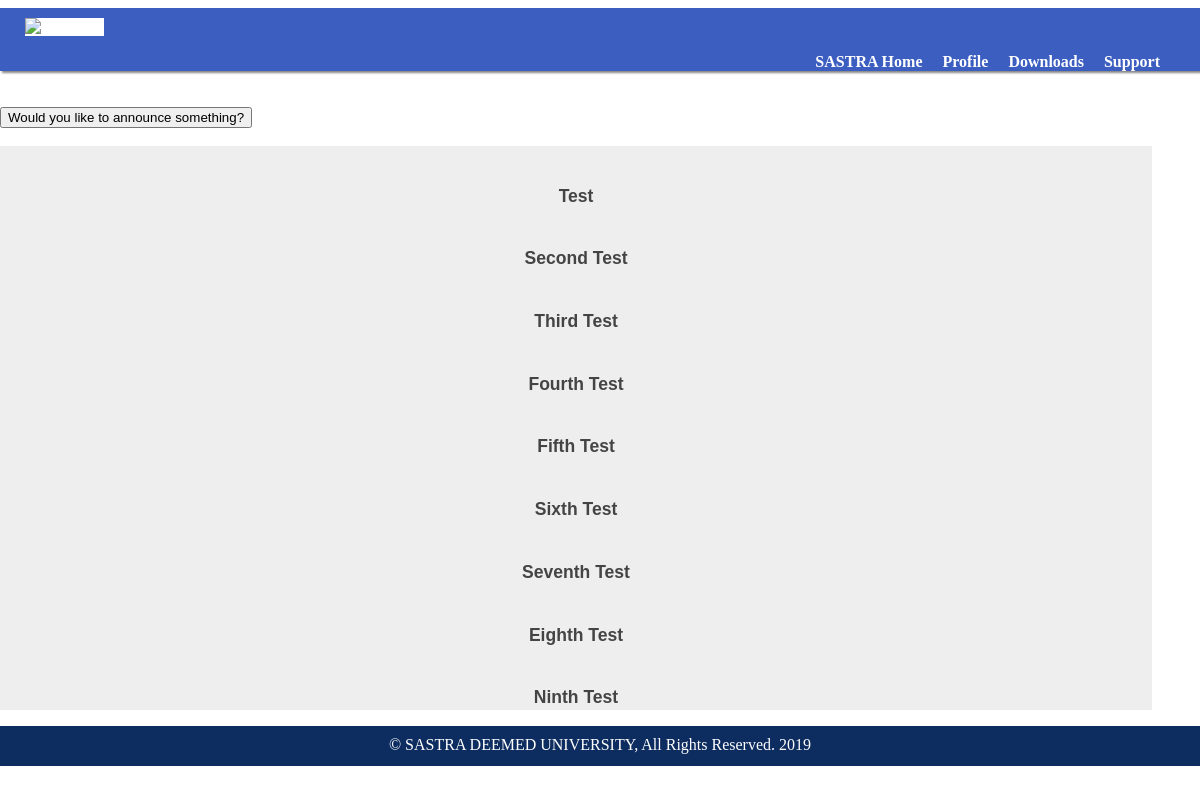
The app's page /annd/ (signed in), older data.
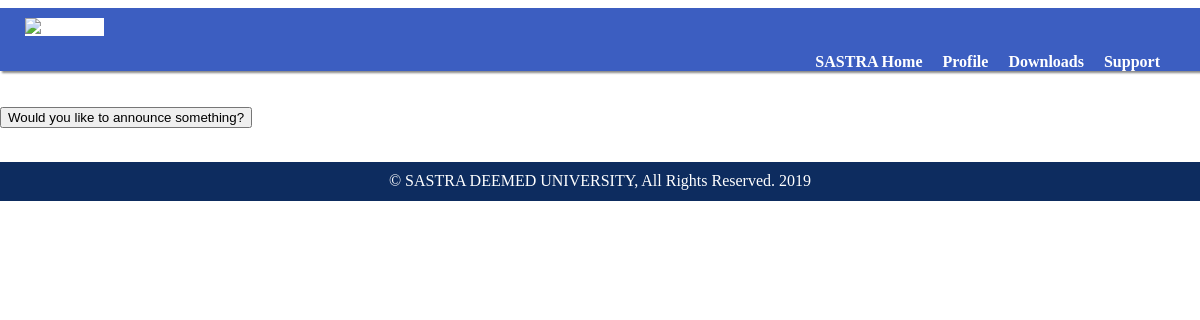
The same page, newer data.
### Research/models.py (models this page shows)
class Announcement(models.Model):
  title=models.CharField(max_length=200)
  body=models.CharField(max_length=1000)
  adate=models.DateField(null=True,blank=True)

### Research/views.py (the view)
# urls.py: url(r'^annd/',annd),
def annd(request):
  if request.session.has_key('mid'):
    dbA=Announcement.objects.filter()
    return render(request,"annd.html",{"dbA":dbA})
  else:
    return HttpResponseRedirect('/login1')

### Templates/annd.html (shortened to what this page needs)
{%load static%}
<html>
<head>
	<link rel="stylesheet" href="{%static 'header.css' %}">
	<link rel="stylesheet" href="https://use.fontawesome.com/releases/v5.6.3/css/all.css">
</head>
<body oncontextmenu="return false" >
	<div id="navbar">
			<a href="/support" class="buttons">Support</a>
      <a href="javascript:void(0)" class="buttons">Downloads</a>
      <a href="/profile" class="buttons">Profile</a>
		    <a href="www.sastra.edu" class="buttons">SASTRA Home</a>
	    	<a href="www.sastra.edu" class="brand-logo"><div class="logo2"><img src="https://www.sastra.edu/images/sastra/SASTRA_DEEMED_NEW_1.png" alt="SASTRA" /></div></a>
	</div>
<br>
<br>
<button onclick="nann()">Would you like to announce something?</button><br><br>
<ul>
  {%for a in dbA%}
<li class="anno">
<button class="accordion"><h3><br>{{a.title}}<br></h3></button>
{%endfor%}
</ul>
<div class="footer">
		<p class="footer-text">&copy; SASTRA DEEMED UNIVERSITY, All Rights Reserved. 2019</p>
	</div>
 </body>
 </html>

Row changes from the older to the newer data that the page shows:
removed Announcement: title "Test"
removed Announcement: title "Second Test"
removed Announcement: title "Third Test"
removed Announcement: title "Fourth Test"
removed Announcement: title "Fifth Test"
removed Announcement: title "Sixth Test"
removed Announcement: title "Seventh Test"
removed Announcement: title "Eighth Test"
removed Announcement: title "Ninth Test"
